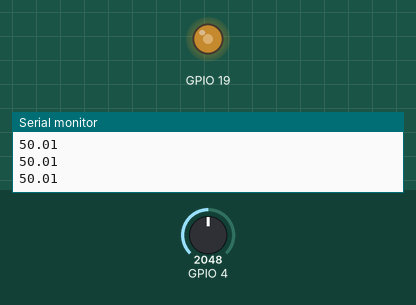
Recording of a sketch running on a simulated ESP32. Shown: output pins drawn as LEDs (lit = HIGH), the last lines printed to the serial monitor. The inputs (shaded band) are chosen by the test bench; at power-on: GPIO 4 = 2048.

Above: at 2.2 s.
2.3 s: GPIO 4 set to 2866
At 2.9 s:
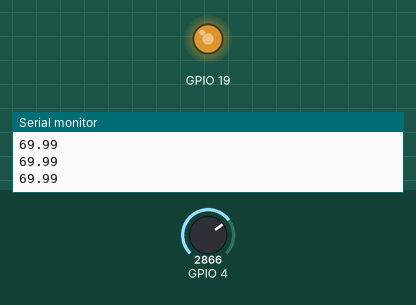
3.8 s: GPIO 4 set to 3603
At 4.2 s:
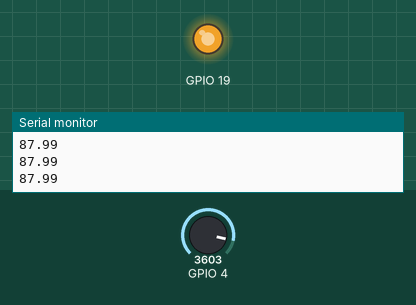
5.3 s: GPIO 4 set to 491
At 6.5 s:
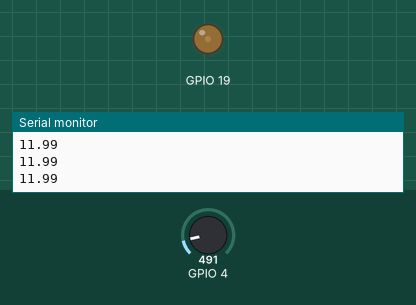
6.8 s: GPIO 4 set to 2047
At 8.1 s:
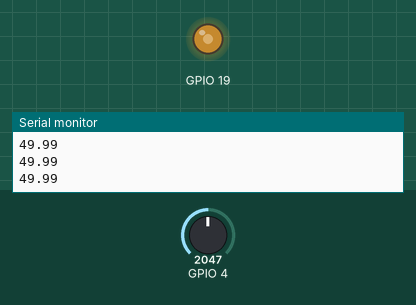
Timing chart, 0 to 9.3 s (numbered marks = the images above; inputs shaded):
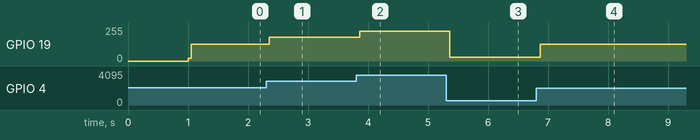

The sketch:

Dealing_servo_with_PWM_control.ino
```cpp
int freq = 100;
int ledCh = 0;
int resolution = 8; // 0 to 255 steps
int dutyCycle = 21;
float analogValue = 0;

void setup() {
  // put your setup code here, to run once:
  Serial.begin(115200);
  delay(1000);
  Serial.println("Testing PWM");

ledcSetup (ledCh, freq, resolution);
ledcAttachPin (19, ledCh);
ledcWrite (ledCh, dutyCycle);

}

void loop() {
  // put your main code here, to run repeatedly:
ledcWrite (ledCh, dutyCycle);
analogValue = analogRead(4);

dutyCycle = map(analogValue, 0, 4095, 0, 255);
//freq = map(analogValue, 0, 4095, 0, 255);
Serial.println(analogValue/40.95);

delay(50);
}
```

Measured:
- after the input at 2.3 s, GPIO 19: 127/255 → 177/255 after 0.06 s
- after the input at 3.8 s, GPIO 19: 177/255 → 223/255 after 0.06 s
- after the input at 5.3 s, GPIO 19: 223/255 → 30/255 after 0.07 s
- after the input at 6.8 s, GPIO 19: 30/255 → 127/255 after 0.07 s
